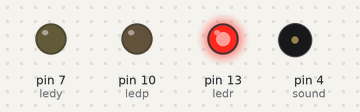
A sketch run on a simulated Arduino Uno, built with avr-gcc and run on an emulated ATmega328P. Shown: output pins drawn as LEDs (lit = HIGH), buzzer (waves = sounding).

Above: at 0.5 s.
At 1.3 s:
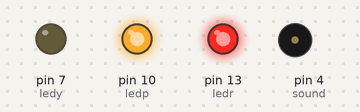
At 2.6 s:
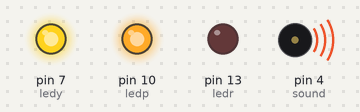
At 4.7 s:
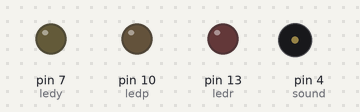
At 7.1 s:
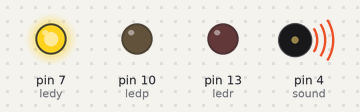
At 8.6 s:
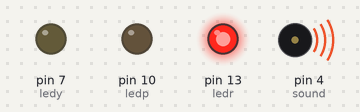
Timing chart, 0 to 10.5 s (numbered marks = the images above):
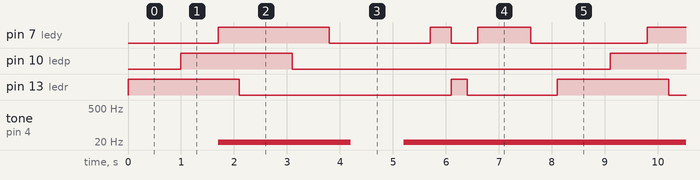

The sketch:

flashinglights.ino
```cpp
int ledr = 13;
int ledp = 10;
int ledy = 7;
const int sound = 4;

void setup() {
  // put your setup code here, to run once:.
pinMode (ledr, OUTPUT);
pinMode (ledp, OUTPUT);
pinMode (ledy, OUTPUT);
pinMode (sound, OUTPUT);

}

void loop() {
  // put your main code here, to run repeatedly:
digitalWrite (ledr, HIGH);
delay (1000);
digitalWrite (ledp, HIGH);
delay(700);
digitalWrite (ledy, HIGH);
tone (sound, 7);
delay (400);
digitalWrite(ledr, LOW);
delay (1000);
digitalWrite(ledp, LOW);
delay (700);
digitalWrite(ledy, LOW);
delay (400);
tone (sound, 0);

digitalWrite (ledr, LOW);
delay (00);
digitalWrite (ledp, LOW);
delay (1000);
tone (sound, 3);
digitalWrite (ledy, LOW);
delay(500);
digitalWrite (ledy, HIGH);
delay (400);
digitalWrite (ledy, LOW);
digitalWrite (ledr, HIGH);
delay (300);
tone (sound, 9);
digitalWrite (ledr, LOW);
delay (200);
digitalWrite (ledy, HIGH);
delay (1000);
digitalWrite (ledy, LOW);
delay (500);
}
```

Measured:
- by itself, pin 7 (ledy): repeats every 8.1 s: LOW 1.9 s, HIGH 0.40 s, LOW 0.50 s, HIGH 1.0 s, LOW 2.2 s, HIGH 2.1 s
- by itself, pin 10 (ledp): alternates HIGH for 2.1 s and LOW for 6.0 s
- by itself, pin 13 (ledr): repeats every 8.1 s: LOW 4.0 s, HIGH 0.30 s, LOW 1.7 s, HIGH 2.1 s
- by itself, tone on pin 4 (sound): repeats every 8.1 s: silent 1.0 s, 3 Hz 1.2 s, 9 Hz 3.4 s, 7 Hz 2.5 s
